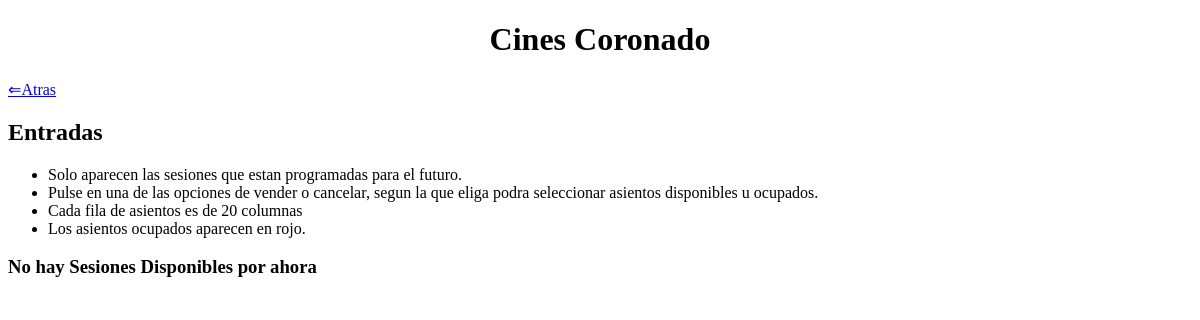
The app's page /entradas.php, older data.
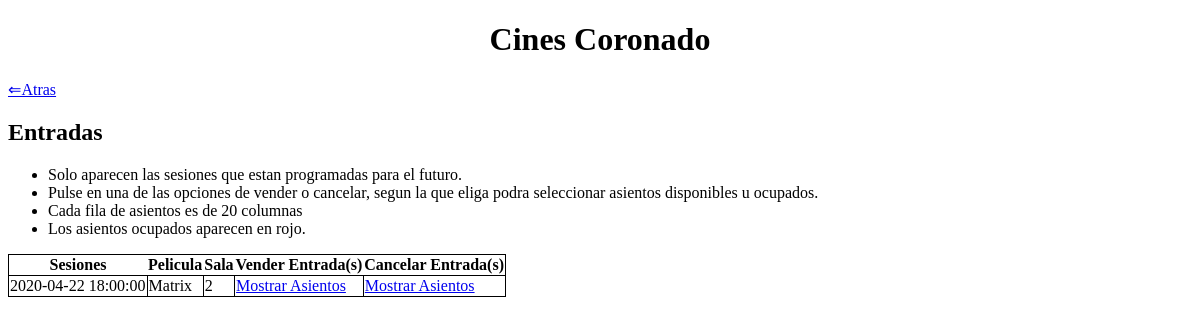
The same page, newer data.
### tables this page shows
CREATE TABLE `sesion` (
  `fecha` datetime NOT NULL,
  `id_sala` int(11) NOT NULL,
  `id_peli` int(11) NOT NULL,
  `precio` float NOT NULL
);

### includes/DAOs/DAO.php (called while the page is built, shortened)
<?php
class DAO {
    private $mysqli = null;
    public function __construct(){
        if(!$this->mysqli){
            $this->mysqli = new mysqli("localhost", "root", "", "cine_php");
        }
    }
    protected function consultar($sql){
        if ($sql != "") {
            $consulta = $this->mysqli->query($sql) or die ($this->mysqli->error. " en la línea ".(__LINE__-1));
            $tablaDatos = array();
            if (substr($sql, 0, 6) == "SELECT") {
                if ($consulta) {
                    while ($fila = mysqli_fetch_assoc($consulta)){
                        array_push($tablaDatos, $fila);
                    }
                }
            }
            return $tablaDatos;
        }
        else {
            return 0;
        }
    }
}
?>

### includes/controller.php (called while the page is built, shortened)
<?php
require_once(__DIR__ . '/DAOs/peliculaDAO.php');
require_once(__DIR__ . '/DAOs/sesionesDAO.php');
class controller{
    private $peliculaDAO;
    private $sesionDAO;
    private static $instance = null;
    public function __construct(){
        $this->peliculaDAO = new peliculaDAO();
        $this->sesionDAO = new sesionesDAO();
    }
     public static function getInstance() {
        if (null === self::$instance) {
            self::$instance = new self();
        }
        return self::$instance;
    }
    public function selectSesion($col = "", $cond = ""){
        return $this->sesionDAO->select($col, $cond);
    }
    public function selectPeliculas()
    {
        return $this->peliculaDAO->select();
    }
}

### includes/config.php (called while the page is built, shortened)
<?php
require_once __DIR__.'/controller.php';
$ctrl = controller::getInstance();
?>

### includes/DAOs/sesionesDAO.php (called while the page is built, shortened)
<?php
require_once(__DIR__.'/DAO.php');
class sesionesDAO extends DAO
{
    public function select($col, $cond){
        $query = "";
        if ($col == "") {
            $col = "*";
        }
        if ($cond == "") {
            $query = "SELECT ".$col." FROM sesion";
        }
        else {
            $query = "SELECT ".$col." FROM sesion WHERE ".$cond;
        }
        return $this->consultar($query);
    }
}
?>

### includes/DAOs/peliculaDAO.php (called while the page is built, shortened)
<?php
require_once(__DIR__.'/DAO.php');
class peliculaDAo extends DAO
{
    public function select()
    {
        $query = "SELECT * from pelicula";
        return $this->consultar($query);
    }
}
?>

### entradas.php (the view, shortened to what this page needs)
<?php
    require_once 'includes/config.php';
?>
<!DOCTYPE html>
<html>
<head>
</head>
<body>
	<h1 align="center">Cines Coronado</h1>
	<a href="index.php"> ⇐Atras </a>
	<h2>Entradas</h2>
	<ul>
		<li>Solo aparecen las sesiones que estan programadas para el futuro.</li>
		<li>Pulse en una de las opciones de vender o cancelar, segun la que eliga podra seleccionar asientos disponibles u ocupados.</li>
		<li>Cada fila de asientos es de 20 columnas</li>
		<li>Los asientos ocupados aparecen en rojo.</li>
	</ul>
	<?php
	$arr = $ctrl->selectSesion('',"fecha > '".date("Y-m-d H:i:s", time())."'");
	if (count($arr) > 0) {
	    $pelis_sesion= $ctrl->selectSesion('id_peli',"fecha > '".date("Y-m-d H:i:s", time())."' GROUP BY id_peli");
	    $pelis_nombres = array();
	    foreach ($pelis_sesion as $valor) {
	        $aux = $ctrl->selectPeliculas('nombre', "id=".$valor['id_peli']);
	        $pelis_nombres[$valor['id_peli']] = $aux[0]['nombre'];
	    }
	    echo
	    '<table>
        <tr> <th>Sesiones</th> <th>Pelicula</th> <th>Sala</th> <th>Vender Entrada(s)</th> <th>Cancelar Entrada(s)</th> </tr>';
	    foreach ($arr as $valor)
	    {
	        echo
	        '<tr>
	    <td>'.$valor['fecha'].'</td>
        <td>'.$pelis_nombres[$valor['id_peli']].'</td>
        <td>'.$valor['id_sala'].'</td>
	    <td>'.'<a href="entradas.php
        ?vender=1&fecha='.$valor['fecha'].'&sala='.$valor['id_sala'].'&peli='.$pelis_nombres[$valor['id_peli']].'">
            Mostrar Asientos
        </a>'.'</td>
        <td>'.'<a href="entradas.php
        ?vender=0&fecha='.$valor['fecha'].'&sala='.$valor['id_sala'].'&peli='.$pelis_nombres[$valor['id_peli']].'">
            Mostrar Asientos
        </a>'.'</td>
	    </tr>';
	    }
	    echo '</table>';
	}
	else {
	    echo '<h3>No hay Sesiones Disponibles por ahora</h3>';
	}
    ?>
</body>
</html>

Row changes from the older to the newer data that the page shows:
added sesion: fecha "2020-04-22 18:00:00", id_peli "Matrix", id_sala "2"
Text that changed along with them:
text no longer shown: "No hay Sesiones Disponibles por ahora"
text now shown: "Sesiones Pelicula Sala Vender Entrada(s) Cancelar Entrada(s)"
